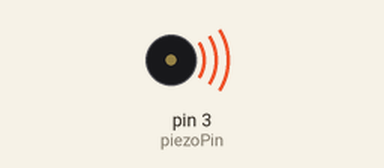
A sketch run on a simulated Arduino Uno, built with avr-gcc and run on an emulated ATmega328P. Shown: buzzer (waves = sounding).

Above: at 0.5 s.
At 5.09 s:
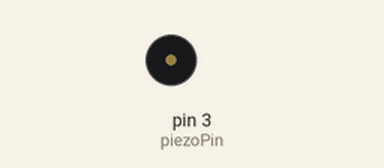
Timing chart, 0 to 5.7 s (numbered marks = the images above):
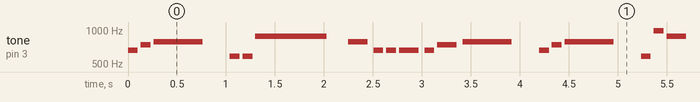

Measured:
- by itself, tone on pin 3 (piezoPin): plays 659 Hz for 0.10 s, 740 Hz for 0.10 s, 784 Hz for 0.50 s, 587 Hz for 0.10 s, 587 Hz for 0.10 s, 880 Hz for 0.73 s … (388 notes in this stretch)

The sketch:

let_it_go.ino
```cpp
#define NOTE_B0  31
#define NOTE_C1  33
#define NOTE_CS1 35
#define NOTE_D1  37
#define NOTE_DS1 39
#define NOTE_E1  41
#define NOTE_F1  44
#define NOTE_FS1 46
#define NOTE_G1  49
#define NOTE_GS1 52
#define NOTE_A1  55
#define NOTE_AS1 58
#define NOTE_B1  62
#define NOTE_C2  65
#define NOTE_CS2 69
#define NOTE_D2  73
#define NOTE_DS2 78
#define NOTE_E2  82
#define NOTE_F2  87
#define NOTE_FS2 93
#define NOTE_G2  98
#define NOTE_GS2 104
#define NOTE_A2  110
#define NOTE_AS2 117
#define NOTE_B2  123
#define NOTE_C3  131
#define NOTE_CS3 139
#define NOTE_D3  147
#define NOTE_DS3 156
#define NOTE_E3  165
#define NOTE_F3  175
#define NOTE_FS3 185
#define NOTE_G3  196
#define NOTE_GS3 208
#define NOTE_A3  220
#define NOTE_AS3 233
#define NOTE_B3  247
#define NOTE_C4  262
#define NOTE_CS4 277
#define NOTE_D4  294
#define NOTE_DS4 311
#define NOTE_E4  330
#define NOTE_F4  349
#define NOTE_FS4 370
#define NOTE_G4  392
#define NOTE_GS4 415
#define NOTE_A4  440
#define NOTE_AS4 466
#define NOTE_B4  494
#define NOTE_C5  523
#define NOTE_CS5 554
#define NOTE_D5  587
#define NOTE_DS5 622
#define NOTE_E5  659
#define NOTE_F5  698
#define NOTE_FS5 740
#define NOTE_G5  784
#define NOTE_GS5 831
#define NOTE_A5  880
#define NOTE_AS5 932
#define NOTE_B5  988
#define NOTE_C6  1047
#define NOTE_CS6 1109
#define NOTE_D6  1175
#define NOTE_DS6 1245
#define NOTE_E6  1319
#define NOTE_F6  1397
#define NOTE_FS6 1480
#define NOTE_G6  1568
#define NOTE_GS6 1661
#define NOTE_A6  1760
#define NOTE_AS6 1865
#define NOTE_B6  1976
#define NOTE_C7  2093
#define NOTE_CS7 2217
#define NOTE_D7  2349
#define NOTE_DS7 2489
#define NOTE_E7  2637
#define NOTE_F7  2794
#define NOTE_FS7 2960
#define NOTE_G7  3136
#define NOTE_GS7 3322
#define NOTE_A7  3520
#define NOTE_AS7 3729
#define NOTE_B7  3951
#define NOTE_C8  4186
#define NOTE_CS8 4435
#define NOTE_D8  4699
#define NOTE_DS8 4978


int piezoPin = 3;
int BPM = 300;

int melody[]={
  NOTE_E5, NOTE_FS5,  NOTE_G5, 0,       NOTE_D5, NOTE_D5, NOTE_A5,
  NOTE_G5, NOTE_E5,   NOTE_E5, NOTE_E5, NOTE_E5, NOTE_FS5, NOTE_G5, 0,
  NOTE_E5, NOTE_FS5,  NOTE_G5, 0,       NOTE_D5, NOTE_B5, NOTE_A5, 0,
  NOTE_G5, NOTE_A5,   NOTE_B5, NOTE_B5, NOTE_C5, NOTE_B5, NOTE_G5, 0
};

float noteDurations[]={
  8, 8,   1.6, 8,   8, 8, 1.1,
  4, 8,   8, 4,     8, 4, 1.6, 8,
  8, 8,   1.6, 8,   8, 8, 1.6, 8,
  8, 8,   4, 4,     2.7, 4, 1.3, 4
};


void setup()
{
  //Serial.begin(9600);
  pinMode(piezoPin, OUTPUT);
}

void loop(){

  /*
  tone(piezoPin, 600);
  delay(500);
  tone(piezoPin, 300);
  delay(500);
  */

  for(int i=0;i<31;i++){
    int duration = (float)(60000.0 / BPM*4.0/noteDurations[i]);
    tone(piezoPin, melody[i], duration);
    int pauseBetweenNotes = duration*1.3;
    delay(pauseBetweenNotes);
    noTone(piezoPin);
  }

}
```
